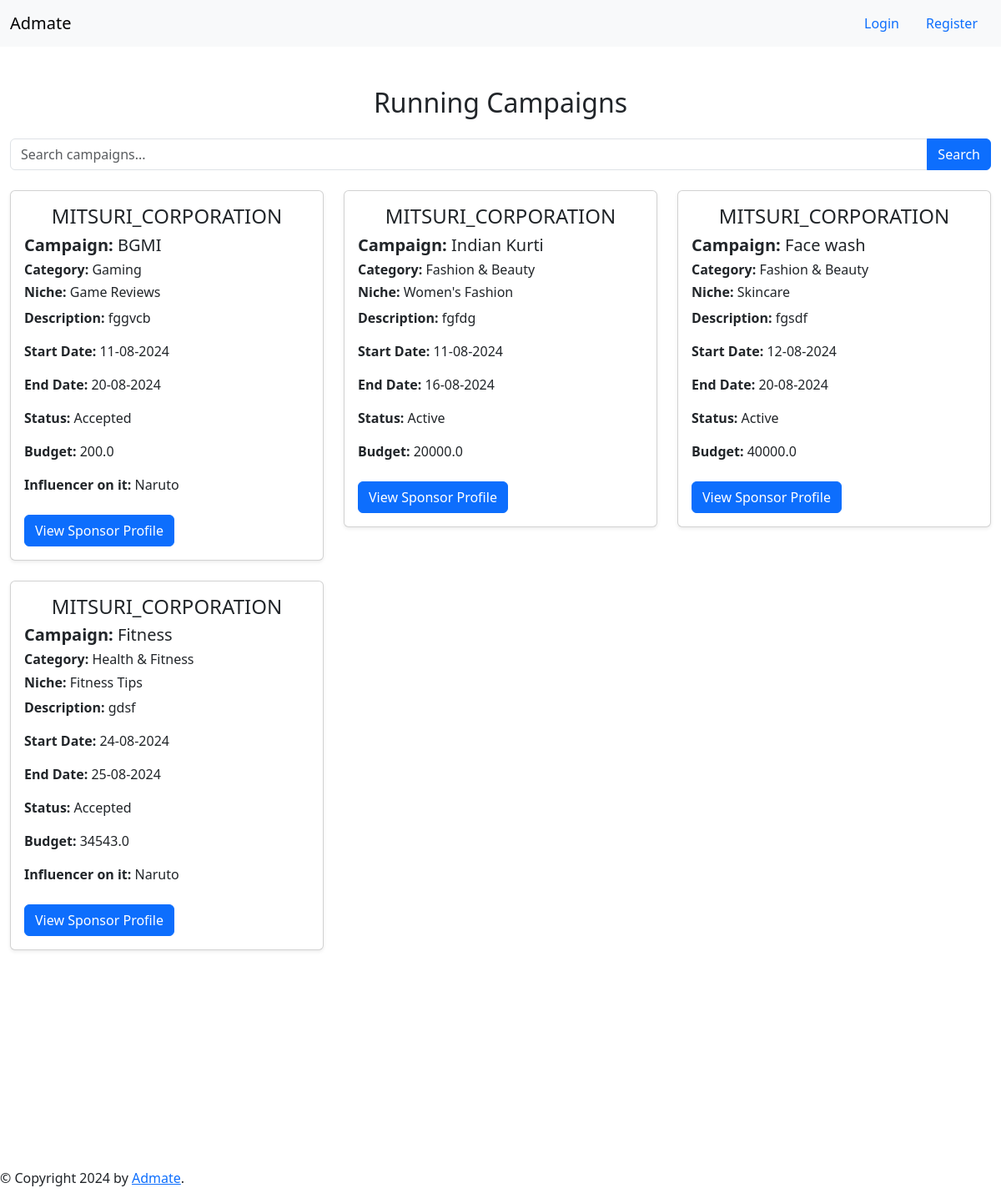
Before: /all_campaign with the older database file.
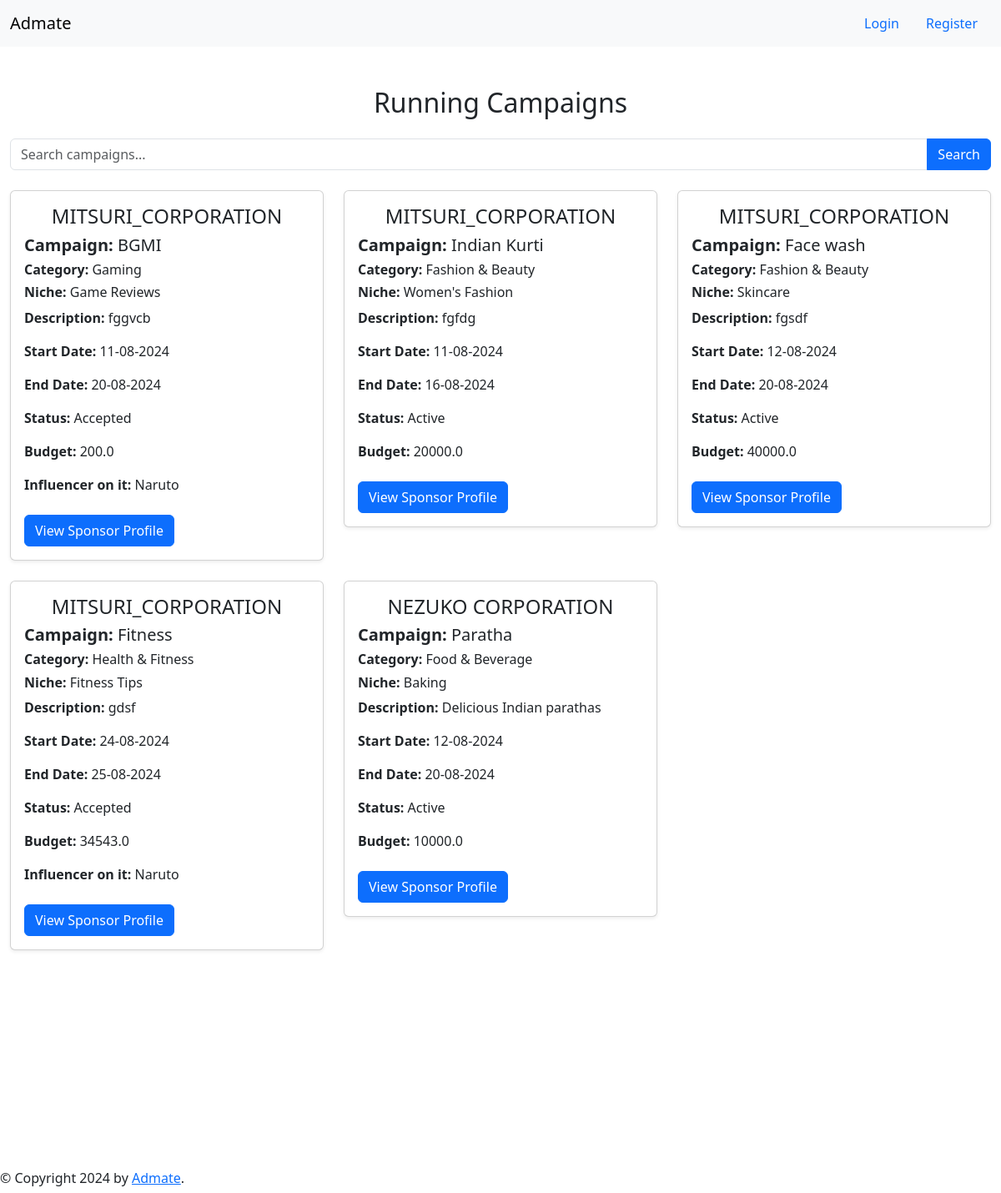
After: the same page with the newer database file.
### application/models.py (models this page shows, shortened)
class Campaign(db.Model):
    id = db.Column(db.Integer, primary_key=True)
    sponsor_id = db.Column(db.Integer, db.ForeignKey('sponsor_profile.id'))
    user = db.Column(db.String(20), db.ForeignKey('user.username'))
    name = db.Column(db.String(64))
    description = db.Column(db.String(256))
    start_date = db.Column(db.Date)
    end_date = db.Column(db.Date)
    budget = db.Column(db.Float)
    status = db.Column(db.String(23), default=True)
    category_id = db.Column(db.Integer, db.ForeignKey('categories.category_id'))
    niche_id = db.Column(db.Integer, db.ForeignKey('niche.niche_id'))
    flagged = db.Column(db.Boolean, default=False)
    influencer_id = db.Column(db.Integer, db.ForeignKey('influencer_profile.id'))
    category = db.relationship('Categories', backref='campaigns', lazy=True)
    niche = db.relationship('Niche', backref='campaigns', lazy=True)
    sponsor = db.relationship('SponsorProfile', backref='campaigns', lazy=True)
    influencer = relationship('InfluencerProfile', foreign_keys=[influencer_id], backref='campaigns')

class SponsorProfile(db.Model):
    id = db.Column(db.Integer, primary_key=True)
    user = db.Column(db.String(20), db.ForeignKey('user.username'))
    first_name = db.Column(db.String(64))
    last_name = db.Column(db.String(64))
    email = db.Column(db.String(120), nullable=False)
    phone = db.Column(db.String(20), nullable=False)
    company_name = db.Column(db.String(64))
    company_address = db.Column(db.String(100), nullable=False)
    company_website = db.Column(db.String(100), nullable=False)
    company_description = db.Column(db.String(256), nullable=False)
    industry = db.Column(db.String(64))
    budget = db.Column(db.Float)

class Categories(db.Model):
    category_id = db.Column(db.Integer, primary_key=True)
    name = db.Column(db.String(30), nullable=False, unique=True)
    description = db.Column(db.String(100), nullable=True)
    niches = db.relationship('Niche', backref='category', lazy=True)

class Niche(db.Model):
    niche_id = db.Column(db.Integer, primary_key=True)
    category_id = db.Column(db.Integer, db.ForeignKey('categories.category_id'), nullable=True)
    name = db.Column(db.String(30), nullable=False)
    description = db.Column(db.String(100), nullable=True)

class InfluencerProfile(db.Model):
    id = db.Column(db.Integer, primary_key=True)
    user = db.Column(db.String(20), db.ForeignKey('user.username'))
    first_name = db.Column(db.String(64))
    last_name = db.Column(db.String(64))
    email = db.Column(db.String(120), nullable=False)
    phone = db.Column(db.String(30), nullable=False)
    bio = db.Column(db.String(256), nullable=False)
    instagram_handle = db.Column(db.String(64), nullable=False)
    facebook_handle = db.Column(db.String(64), nullable=False)
    youtube_handle = db.Column(db.String(64), nullable=False)
    blog_url = db.Column(db.String(100), nullable=False)
    followers_count = db.Column(db.Integer)
    total_engagement = db.Column(db.Integer)
    total_views = db.Column(db.Integer)
    reach = db.Column(db.Integer)
    age = db.Column(db.Integer)
    gender = db.Column(db.String(10))
    location = db.Column(db.String(30))
    language = db.Column(db.String(20))
    category_id = db.Column(db.Integer, db.ForeignKey('categories.category_id'))
    niche_id = db.Column(db.Integer, db.ForeignKey('niche.niche_id'))
    price = db.Column(db.Float)
    flagged = db.Column(db.Boolean, default=False)
    category = db.relationship('Categories', backref='influencers', lazy=True)
    niche = db.relationship('Niche', backref='influencers', lazy=True)

### application/routes.py (the view)
@app.route('/all_campaign')
def all_campaign():
    campaigns = Campaign.query.filter_by(flagged=False).all()
    return render_template('all_campaign.html', campaigns=campaigns)

### templates/all_campaign.html (shortened to what this page needs)
{% extends 'nav_link.html' %}
{% block content %}
<div class="container-fluid mt-5">
    <h2 class="text-center mb-4">Running Campaigns</h2>
    <form method="POST" action="{{ url_for('search_campaign')}}" class="mb-4">
        <div class="input-group">
            <input type="text" name="search" class="form-control" placeholder="Search campaigns..." value="{{ request.args.get('search', '') }}">
            <button class="btn btn-primary" type="submit">Search</button>
        </div>
    </form>
    <div class="row">
        {% for campaign in campaigns %}
        <div class="col-md-4">
            <div class="card mb-4 shadow-sm">
                <div class="card-body">
                    <h4 class="card-title text-center text-uppercase">{{ campaign.sponsor.company_name }}</h4>
                    <h5 class="card-title mt-2"><strong>Campaign:</strong> {{ campaign.name }}</h5>
                    <h6 class="card-title mt-2"><strong>Category:</strong> {{ campaign.category.name }}</h6>
                    <h6 class="card-title mt-2"><strong>Niche:</strong> {{ campaign.niche.name }}</h6>
                    <p class="card-text"><strong>Description:</strong> {{ campaign.description }}</p>
                    <p class="card-text"><strong>Start Date:</strong> {{ campaign.start_date.strftime('%d-%m-%Y') }}</p>
                    <p class="card-text"><strong>End Date:</strong> {{ campaign.end_date.strftime('%d-%m-%Y') }}</p>
                    <p class="card-text"><strong>Status:</strong> {{ campaign.status | capitalize }}</p>
                    <p class="card-text"><strong>Budget:</strong> {{ campaign.budget }}</p>
                    {% if campaign.influencer_id != None %}
                        <p class="card-text"><strong>Influencer on it:</strong> <span class="text-capitalize">{{ campaign.influencer.user }}</span></p>
                    {% endif %}
                    {% if session['username'] != campaign.user %}
                        <a href="{{ url_for('profile_view_sponsor', user=campaign.user) }}" class="btn btn-primary mt-2">View Sponsor Profile</a>
                    {% endif %}
                </div>
            </div>
        </div>
        {% endfor %}
    </div>
</div>
{% endblock content %}

### templates/nav_link.html (shortened to what this page needs)
{% extends 'base.html' %}
{% block nav_items %}
    {% if session['username'] %}
        {% if session['role'] == 'admin' %}
        <li class="nav-item">
            <a class="nav-link" href={{ url_for('all_campaign') }}>Running Campaigns</a>
        </li>
        <li class="nav-item">
            <a class="nav-link" href={{ url_for('summary_influencer')}}>Influencer Dashboard</a>
        </li>
        <li class="nav-item">
            <a class="nav-link" href={{ url_for('add_category') }}>Add Category</a>
        </li>
        <li class="nav-item">
            <a class="nav-link" href={{ url_for('view_message_admin')}}>Messages</a>
        </li>
        <li class="nav-item dropdown">
            <a class="nav-link dropdown-toggle" href="#" id="adminDropdown" role="button" data-bs-toggle="dropdown" aria-expanded="false">
                More
            </a>
            <ul class="dropdown-menu" aria-labelledby="adminDropdown">
                <li><a class="dropdown-item" href={{ url_for('admin_view_flagged_campaign') }}>Flagged Campaign</a></li>
                <li><a class="dropdown-item" href={{ url_for('admin_view_flagged_influencer') }}>Flagged Influencer</a></li>
                <li><a class="dropdown-item" href={{ url_for('sponsor_requests') }}>Request</a></li>
                <li><a class="dropdown-item" href={{ url_for('index') }}>Edit/Delete Category</a></li>
                <li><a class="dropdown-item" href={{ url_for('statistics')}}>Summary</a></li>
            </ul>
        </li>
        {% elif session['role'] == 'sponsor' %}
            <link rel="stylesheet" href="https://cdnjs.cloudflare.com/ajax/libs/font-awesome/5.15.3/css/all.min.css">
            <li class="nav-item">
                <a class="nav-link" href="{{ url_for('view_notification') }}">
                    <i class="fas fa-bell"></i>
                    <span class="badge badge-danger">{{ notification_count }}</span>
                </a>
            </li>
            <li class="nav-item">
                <a class="nav-link" href={{ url_for('all_campaign') }}>Dashboard</a>
            </li>
            <li class="nav-item">
                <a class="nav-link" href={{ url_for('flagged_campaign_sponsor') }}>Flagged Campaign</a>
            </li>
            <!-- <li class="nav-item">
                <a class="nav-link" href={{ url_for('edit_sponsor_profile') }}>Profile</a>
            </li> -->
            <li class="nav-item">
                <a class="nav-link" href={{ url_for('view_sponsor_profile') }}>View Profile</a>
            </li>
            <li class="nav-item">
                <a class="nav-link" href={{ url_for('summary_influencer')}}>Summary Influencer</a>
            </li>
            <li class="nav-item">
                <a class="nav-link" href={{ url_for('create_campaign') }}>Create Campaign</a>
            </li>
            <li class="nav-item">
                <a class="nav-link" href={{ url_for('sponsor_requests') }}>Request</a>
            </li>
            <li class="nav-item">
                <a class="nav-link" href={{ url_for('view_message')}}>Messages</a>
            </li>
            <li class="nav-item dropdown">
                <a class="nav-link dropdown-toggle" href="#" id="adminDropdown" role="button" data-bs-toggle="dropdown" aria-expanded="false">
                    More
                </a>
                <ul class="dropdown-menu" aria-labelledby="adminDropdown">
                    <li><a class="dropdown-item" href={{ url_for('add_category') }}>Add Category</a></li>
                    <li><a class="dropdown-item" href={{ url_for('add_niche') }}>Add Niche</a></li>
                    <li></li>
                    <li><a class="dropdown-item" href={{ url_for('index') }}>Edit/Delete Category Request</a></li>
                </ul>
            </li>
        {% elif session['role'] == 'influencer' %}
            <li class="nav-item">
                <a class="nav-link" href={{ url_for('all_campaign') }}>Dashboard</a>
            </li>
            <li class="nav-item">
                <a class="nav-link" href={{ url_for('view_request') }}>Request from Sponsor</a>
            </li>
            <li class="nav-item">
                <a class="nav-link" href={{ url_for('view_influencer_profile') }}>View Profile</a>
            </li>
            <li class="nav-item">
                <a class="nav-link" href={{ url_for('flagged_influencer_view') }}>May be You Flagged! </a>
            </li>
            <li class="nav-item">
                <a class="nav-link" href={{ url_for('summary_influencer')}}>Summary Influencer</a>
            </li>
            <li class="nav-item">
                <a class="nav-link" href={{ url_for('view_message_for_influencer')}}>Message</a>
            </li>
        {% endif %}
        <li class="nav-item">
            <a class="nav-link" href={{ url_for('logout') }}>Logout</a>
        </li>
        <li class="nav-item">
            <a class="nav-link disabled">{{ session['username'] }}</a>
        </li>
    {% else %}
    <li class="nav-item">
        <a class="nav-link" href={{ url_for('login') }}>Login</a>
    </li>
    <li class="nav-item">
        <a class="nav-link" href={{ url_for('first_page_registration') }}>Register</a>
    </li>
    {% endif %}
{% endblock nav_items %}

### templates/base.html (shortened to what this page needs)
<!DOCTYPE html>
<html lang="en">
<head>
    <link href="https://cdn.jsdelivr.net/npm/bootstrap@5.3.3/dist/css/bootstrap.min.css" rel="stylesheet">
</head>
<body>
    {% block navbar %}
    <nav class="navbar bg-body-tertiary">
        <div class="container-fluid">
            <a class="navbar-brand mb-0 h1">Admate</a>
            <ul class="nav justify-content-center-end">
                {% block nav_items %}{% endblock nav_items %}
            </ul>
        </div>
    </nav>
    {% endblock navbar %}
    <div id="content">{% block content %}{% endblock content %}</div>
    <div id="footer" class="navbar-brand mb- h1" style="margin-top: 15rem;"class = "justify-content-center-end">
        {% block footer %}
        &copy; Copyright 2024 by <a href="http://domain.invalid/">Admate</a>.
        {% endblock footer %}
    </div>
</body>
</html>

Changed rows visible on the page:
added Campaign: sponsor.company_name "NEZUKO CORPORATION", name "Paratha", category.name "Food & Beverage", niche.name "Baking", description "Delicious Indian parathas", start_date "12-08-2024", end_date "20-08-2024", status "Active", budget "10000.0"
